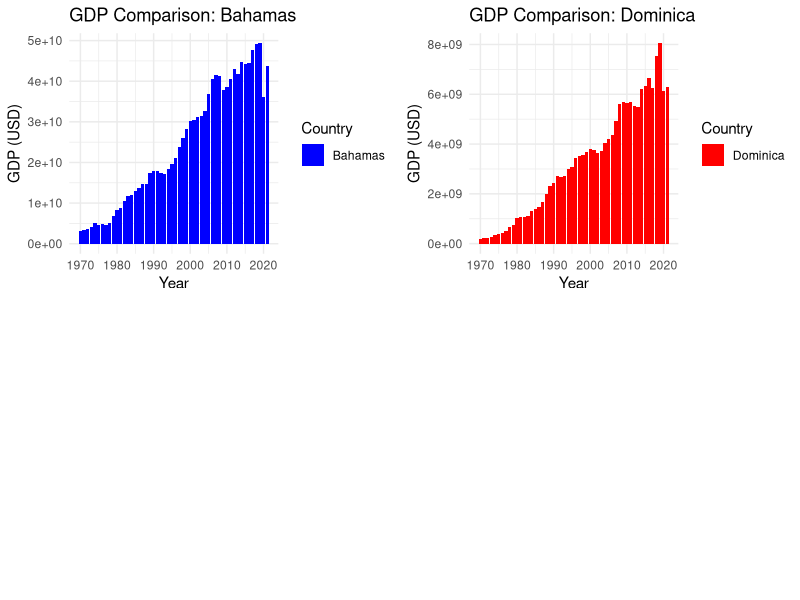
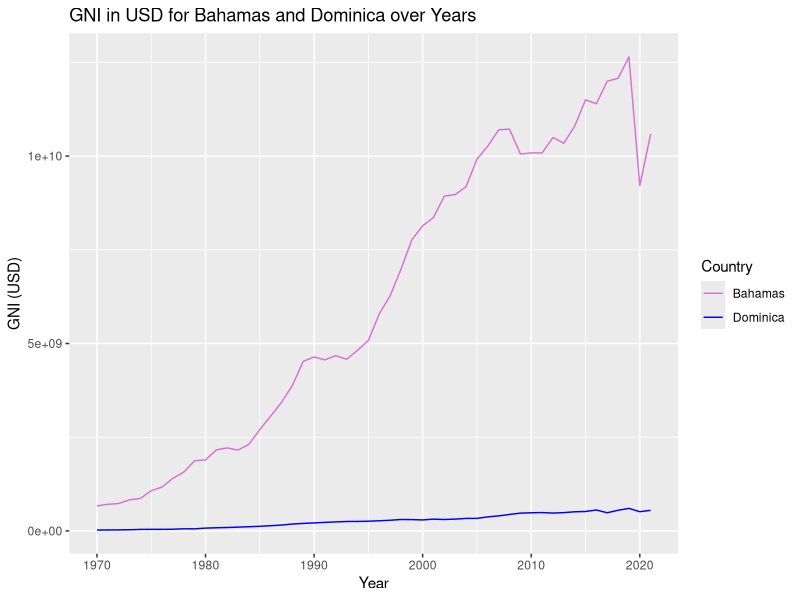
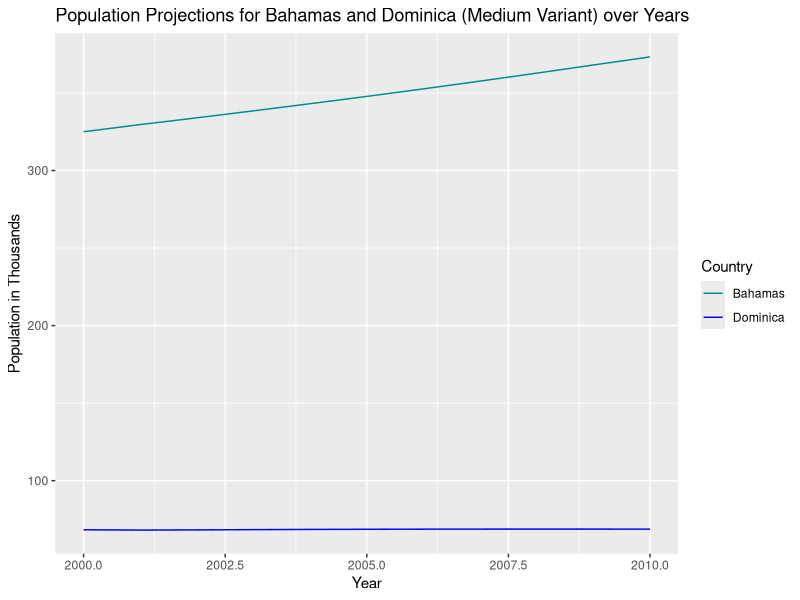
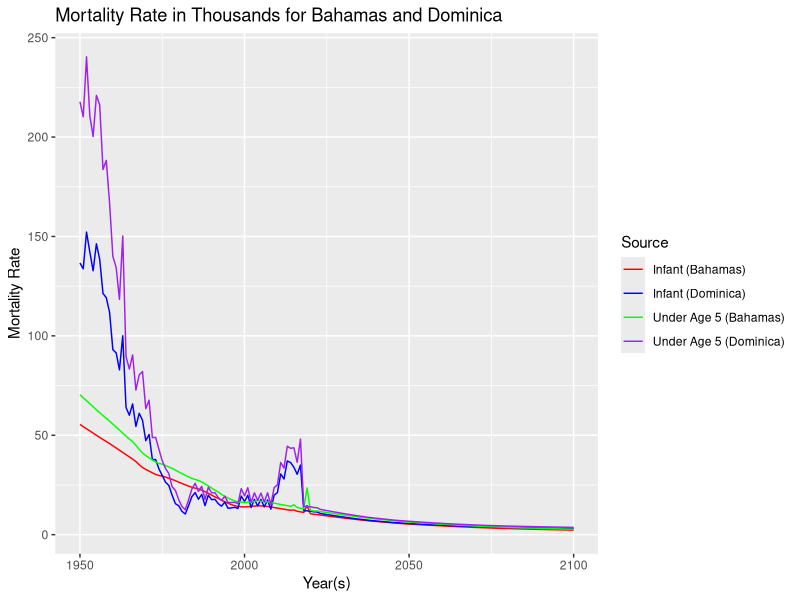

The R script that drew these images, in order:
library(ggplot2)
library(dplyr)
library(gridExtra)
gdp_b<-read.csv("data/gdp.csv")
gdp_d<-read.csv("data/do_gdp.csv")
gni_b<-read.csv("data/GNI_USD.csv")
gni_d<-read.csv("data/do_gni.csv")
pop_b<-read.csv("data/total_population_thousands.csv")
pop_d<-read.csv("data/do_pop.csv")
infant_b<-read.csv("data/infant_mortality_rate_thousands.csv")
infant_d<-read.csv("data/do_infant.csv")
under5_b<-read.csv("data/under5_mortality_rate_thousands.csv")
under5_d<-read.csv("data/do_under5.csv")

### gdp
gdp_b <- gdp_b %>% mutate(Country = "Bahamas")
gdp_d <- gdp_d %>% mutate(Country = "Dominica")

# Create bar charts for Bahamas and Dominica
plot_bahamas <- ggplot(gdp_b, aes(x = Year, y = Value, fill = Country)) +
  geom_bar(stat = "identity") +
  labs(title = "GDP Comparison: Bahamas",
       x = "Year", y = "GDP (USD)") +
  scale_fill_manual(values = c("Bahamas" = "blue")) +
  theme_minimal()

plot_Dominica <- ggplot(gdp_d, aes(x = Year, y = Value, fill = Country)) +
  geom_bar(stat = "identity") +
  labs(title = "GDP Comparison: Dominica",
       x = "Year", y = "GDP (USD)") +
  scale_fill_manual(values = c("Dominica" = "red")) +
  theme_minimal()

# Set custom height and width for the plots
plot_height <- 5
plot_width <- 8

# Arrange the plots side by side with custom height and width
gdp_bd <- grid.arrange(plot_bahamas, plot_Dominica, ncol = 2, heights = c(plot_height, plot_height), widths = c(plot_width, plot_width))

# Display the combined plot
print(gdp_bd)

# Define a function to generate and return the combined GDP plot
generateCombinedGDPPlot_d <- function() {
  # Arrange the plots side by side with custom height and width
  gdp_bd <- grid.arrange(plot_bahamas, plot_Dominica, ncol = 2, heights = c(plot_height, plot_height), widths = c(plot_width, plot_width))
  
  # Return the combined plot
  return(gdp_bd)
}




###### gni
# Combine the datasets
combined_gni <- rbind(gni_b %>% mutate(Country = "Bahamas"),
                      gni_d %>% mutate(Country = "Dominica"))

# Create a GNI comparison plot
gni_plot_bd <- ggplot(data = combined_gni, aes(x = Year, y = Value, color = Country)) +
  geom_line() +
  labs(title = "GNI in USD for Bahamas and Dominica over Years",
       x = "Year", y = "GNI (USD)") +
  scale_color_manual(values = c("Bahamas" = "#DA70D6", "Dominica" = "blue"))

# Display the GNI comparison plot
print(gni_plot_bd)


####### population
pop_b <- pop_b %>% 
  filter(Year.s. >= 2000, Year.s. <= 2010, Variant == "Medium") %>%
  select(Year.s., Value) %>%
  mutate(Country = "Bahamas")

pop_d <- pop_d %>%
  filter(Year.s. >= 2000, Year.s. <= 2010, Variant == "Medium") %>%
  select(Year.s., Value) %>%
  mutate(Country = "Dominica")

# Combine the datasets
combined_pop <- rbind(pop_b, pop_d)

# Create a population projection comparison plot
population_plot_bd <- ggplot(combined_pop, aes(x = Year.s., y = Value, color = Country)) +
  geom_line() +
  labs(title = "Population Projections for Bahamas and Dominica (Medium Variant) over Years",
       x = "Year", y = "Population in Thousands") +
  scale_color_manual(values = c("Bahamas" = "cyan4", "Dominica" = "blue"))

# Display the population projection comparison plot
print(population_plot_bd)


###### Infant / under 5 mortality
# Combine the data frames row-wise
# Add a new column to identify the source of each row
infant_b$Source <- "Infant (Bahamas)"
infant_d$Source <- "Infant (Dominica)"
under5_b$Source <- "Under Age 5 (Bahamas)"
under5_d$Source <- "Under Age 5 (Dominica)"

combined_data <- rbind(infant_b, infant_d, under5_b, under5_d)
combined_data <- na.omit(combined_data)

# Create a plot using the combined data with four distinct colors
mortality_plot_bd <- ggplot(combined_data, aes(x = Year.s., y = Value, color = Source)) +
  geom_line() +
  labs(title = "Mortality Rate in Thousands for Bahamas and Dominica",
       x = "Year(s)", y = "Mortality Rate") +
  scale_color_manual(values = c("Infant (Bahamas)" = "red", 
                                "Infant (Dominica)" = "blue", 
                                "Under Age 5 (Bahamas)" = "green", 
                                "Under Age 5 (Dominica)" = "purple"))

# Display the mortality rate comparison plot
print(mortality_plot_bd)